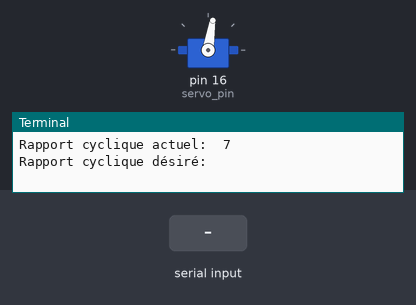
Recording of a program running on a simulated Raspberry Pi (header pin numbers). Shown: servo, the last lines printed to the terminal. Inputs (shaded band) come from the test bench. Servo angles are drawn from the pulse width (0.5 ms = 0°, 2.5 ms = 180°).

Above: at 1.2 s.
1.3 s: "5" typed at the terminal
At 2.5 s:
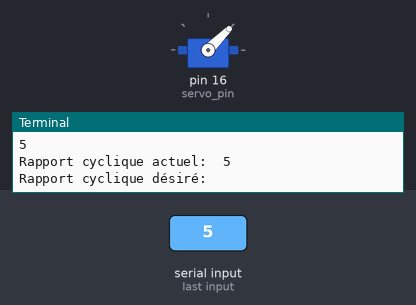
Timing chart, 0 to 4.3 s (numbered marks = the images above; inputs shaded):
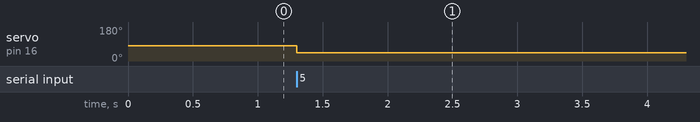

The program:

testServo.py
```python
#!/usr/bin/env python
# -*- coding: latin-1 -*-

import RPi.GPIO as GPIO
import time

#11 et 16

#servo_pin = 11  # équivalent de GPIO 18
servo_pin = 16  # équivalent de GPIO 18

GPIO.setmode(GPIO.BOARD)  # notation board plutôt que BCM

GPIO.setup(servo_pin, GPIO.OUT)  # pin configurée en sortie

pwm = GPIO.PWM(servo_pin, 50)  # pwm à une fréquence de 50 Hz

#1 a 13
rapport = 7       # rapport cyclique initial de 7%

pwm.start(rapport)

while True:
    print "Rapport cyclique actuel: " , rapport
    rapport = raw_input ("Rapport cyclique désiré:  ")
    pwm.ChangeDutyCycle(float(rapport))
```

Measured:
- after the input at 1.3 s, servo on pin 16 (servo_pin): 81° → 45° at once
